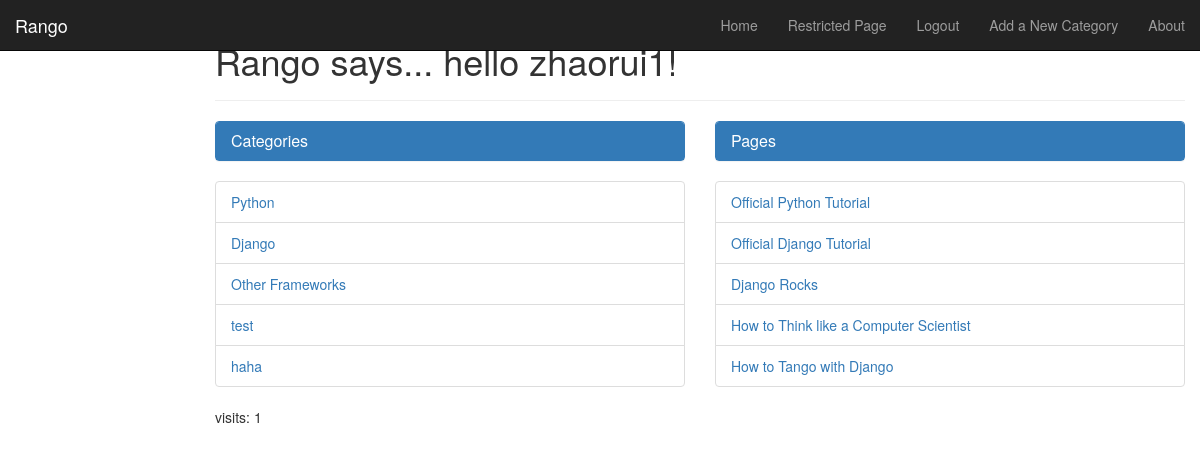
Screenshot of /rango/ (signed in) with the database file from the repository.
### rango/models.py (models this page shows, shortened)
class Category(models.Model):
        name = models.CharField(max_length=128, unique=True)
        views = models.IntegerField(default=0)
        likes = models.IntegerField(default=0)
        slug = models.SlugField(unique=True)

class Page(models.Model):
    category = models.ForeignKey(Category)
    title = models.CharField(max_length=128)
    url = models.URLField()
    views = models.IntegerField(default=0)

### rango/views.py (the view)
def index(request):
	request.session.set_test_cookie()
	category_list = Category.objects.order_by('-likes')[:5]
	most_viewed_pages = Page.objects.order_by('-views')[:5]
	context_dict = {'categories': category_list, 'pages':most_viewed_pages}
	visits = request.session.get('visits') #request.session is a dictionary storing cookies
	if not visits:
		visits = 1
	reset_last_visit_time = False
	last_visit = request.session.get('last_visit') # create a bool determines if need to reset the cookies?
	if last_visit:
		last_visit_time = datetime.strptime(last_visit[:-7], "%Y-%m-%d %H:%M:%S")
		if (datetime.now() - last_visit_time).seconds > 0:
			visits = visits + 1
			reset_last_visit_time = True
	else:
		reset_last_visit_time = True
	if reset_last_visit_time:
		request.session['last_visit'] = str(datetime.now())
		request.session['visits'] = visits
	context_dict['visits'] = visits
	response = render(request,'rango/index.html', context_dict)
	return response

### templates/rango/index.html (shortened to what this page needs)
{% extends 'base.html' %}
{% load staticfiles %}
{% block body_block %}
{% if user.is_authenticated %}
    <div class="page-header">
        <h1>Rango says... hello {{ user.username }}!</h1>
{% else %}
        <h1>Rango says... hello world!</h1>
{% endif %}
</div>
         <div class="row placeholders">
            <div class="col-xs-12 col-sm-6 placeholder">
                <div class="panel panel-primary">
                    <div class="panel-heading">
                        <h3 class="panel-title">Categories</h3>
                </div>
            </div>
              {% if categories %}
                    <ul class="list-group">
                        {% for category in categories %}
                            <li class="list-group-item"><a href="{% url 'category'  category.slug %}">{{ category.name }}</a></li>
                        {% endfor %}
                    </ul>
                {% else %}
                    <strong>There are no categories present.</strong>
                {% endif %}
            </div>
            <div class="col-xs-12 col-sm-6 placeholder">
                <div class="panel panel-primary">
                    <div class="panel-heading">
                        <h3 class="panel-title">Pages</h3>
                    </div>
                </div>
                {% if pages %}
                    <ul class="list-group">
                        {% for page in pages %}
                         <li class="list-group-item"><a href="{{page.url}}">{{ page.title }}</a></li>
                        {% endfor %}
                    </ul>
                {% else %}
                    <strong>There are no categories present.</strong>
                {% endif %}
            </div>
          </div>
       <p> visits: {{ visits }}</p>
{% endblock %}

### rows the page displays
Category: name "Python"
Category: name "Django"
Category: name "Other Frameworks"
Category: name "test"
Category: name "haha"
Page: title "Official Python Tutorial"
Page: title "Official Django Tutorial"
Page: title "Django Rocks"
Page: title "How to Think like a Computer Scientist"
Page: title "How to Tango with Django"

### other values shown
{{ user.username }} "zhaorui1"
{{ visits }} "1"
